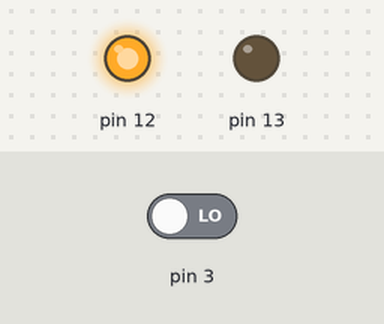
Simulated run of this sketch. Board: Arduino Uno WiFi Rev2. Parts: output pins drawn as LEDs (lit = HIGH). Inputs (shaded band) come from the test bench; at power-on: pin 3 LOW.

Above: at 1.2 s.
1.3 s: pin 3 driven HIGH
At 2.3 s:
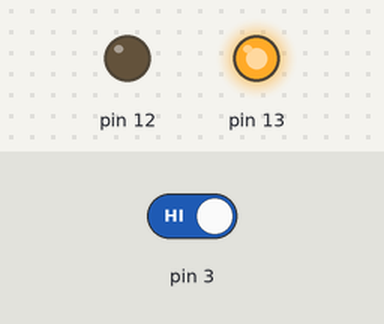
2.8 s: pin 3 driven LOW
At 3.4 s:
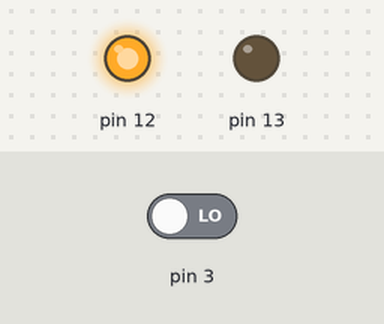
Timing chart, 0 to 5.8 s (numbered marks = the images above; inputs shaded):
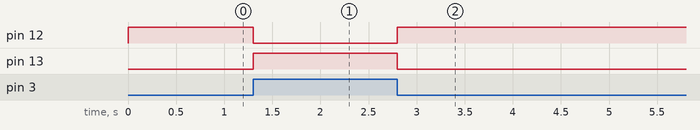

Measured:
- after the input at 1.3 s, pin 12: HIGH → LOW at once; pin 13: LOW → HIGH at once
- after the input at 2.8 s, pin 12: LOW → HIGH at once; pin 13: HIGH → LOW at once

The sketch:

switch_circuit1.ino
```cpp
/*
12/30/18
Harris Ransom
*/

void setup() {
    pinMode(3, INPUT);
    pinMode(13, OUTPUT);
    pinMode(12, OUTPUT);
}

void loop() {
    int switchValue = digitalRead(3);

    if (switchValue == 1){
      /* If switch is set to on */
      digitalWrite(13, HIGH);
      digitalWrite(12,LOW);
    } else {
      /* If switch is set to off */
      digitalWrite(12,HIGH);
      digitalWrite(13,LOW);
    }
}
```
